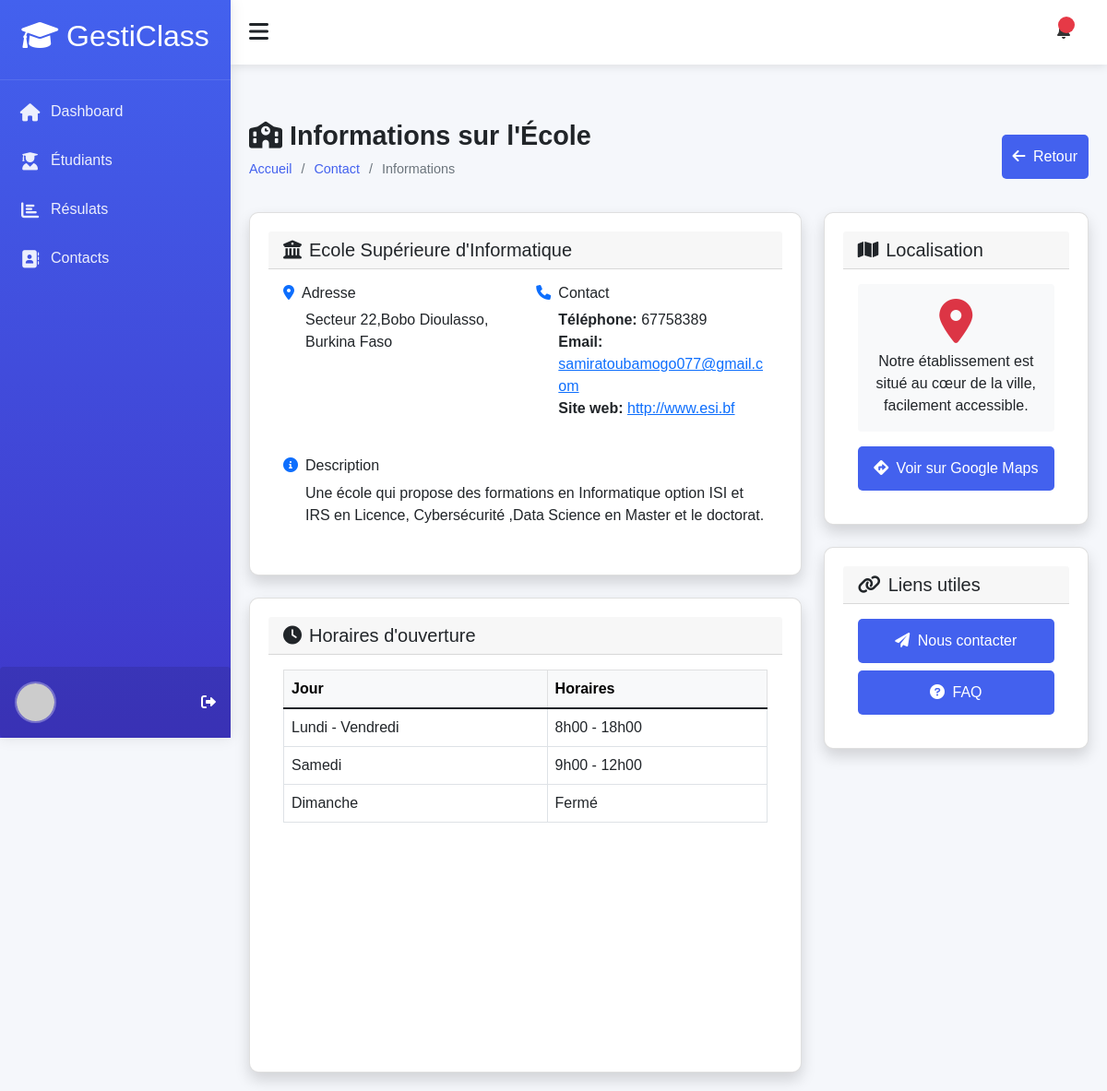
The page /accounts/school-info/ on the database its author committed.
### accounts/models.py (models this page shows, shortened)
class SchoolInfo(models.Model):
    name = models.CharField(max_length=200, verbose_name="Nom de l'école")
    address = models.TextField(verbose_name="Adresse")
    phone = models.CharField(max_length=20, verbose_name="Téléphone")
    email = models.EmailField(verbose_name="Email")
    website = models.URLField(blank=True, verbose_name="Site web")
    description = models.TextField(verbose_name="Description")
    is_active = models.BooleanField(default=True, verbose_name="Active")
    created_at = models.DateTimeField(auto_now_add=True)
    updated_at = models.DateTimeField(auto_now=True)
    class Meta:
        verbose_name = "Information de l'école"
        verbose_name_plural = "Informations de l'école"

### accounts/views.py (the view)
# urls.py: path('school-info/', views.school_info,
def school_info(request):
    school_info = SchoolInfo.objects.filter(is_active=True).first()
    context = {
        'school_info': school_info,
        'title': 'Informations sur l\'école'
    }
    return render(request, 'contact/school_info.html', context)

### accounts/templates/contact/school_info.html (shortened to what this page needs)
{% extends "models/base.html" %}
{% load static %}
{% block content %}
<div class="content">
    <div class="page-title">
        <div>
            <h2><i class="fas fa-school me-2"></i>Informations sur l'École</h2>
            <ul class="breadcrumb">
                <li><a href="{% url 'dashboard:dashboard' %}">Accueil</a></li>
                <li><a href="{% url 'accounts:contact' %}">Contact</a></li>
                <li>Informations</li>
            </ul>
        </div>
        <div class="btn-group">
            <a href="{% url 'accounts:contact' %}" class="btn btn-secondary">
                <i class="fas fa-arrow-left me-1"></i> Retour
            </a>
        </div>
    </div>
    <div class="row">
        <div class="col-md-8">
            {% if school_info %}
            <div class="card shadow mb-4">
                <div class="card-header ">
                    <h5 class="m-0"><i class="fas fa-university me-2"></i>{{ school_info.name }}</h5>
                </div>
                <div class="card-body">
                    <div class="row mb-4">
                        <div class="col-md-6">
                            <h6><i class="fas fa-map-marker-alt me-2 text-primary"></i>Adresse</h6>
                            <p class="ms-4">{{ school_info.address|linebreaksbr }}</p>
                        </div>
                        <div class="col-md-6">
                            <h6><i class="fas fa-phone me-2 text-primary"></i>Contact</h6>
                            <p class="ms-4">
                                <strong>Téléphone:</strong> {{ school_info.phone }}<br>
                                <strong>Email:</strong> <a href="mailto:{{ school_info.email }}">{{ school_info.email }}</a>
                                {% if school_info.website %}
                                <br>
                                <strong>Site web:</strong> <a href="{{ school_info.website }}" target="_blank">{{ school_info.website }}</a>
                                {% endif %}
                            </p>
                        </div>
                    </div>
                    <h6><i class="fas fa-info-circle me-2 text-primary"></i>Description</h6>
                    <div class="ms-4">
                        {{ school_info.description|linebreaks }}
                    </div>
                </div>
            </div>
            <div class="card shadow">
                <div class="card-header ">
                    <h5 class="m-0"><i class="fas fa-clock me-2"></i>Horaires d'ouverture</h5>
                </div>
                <div class="card-body">
                    <div class="table-responsive">
                        <table class="table table-bordered">
                            <thead class="table-light ">
                                <tr>
                                    <th>Jour</th>
                                    <th>Horaires</th>
                                </tr>
                            </thead>
                            <tbody>
                                <tr>
                                    <td>Lundi - Vendredi</td>
                                    <td>8h00 - 18h00</td>
                                </tr>
                                <tr>
                                    <td>Samedi</td>
                                    <td>9h00 - 12h00</td>
                                </tr>
                                <tr>
                                    <td>Dimanche</td>
                                    <td>Fermé</td>
                                </tr>
                            </tbody>
                        </table>
                    </div>
                </div>
            </div>
            {% endif %}
        </div>
        <div class="col-md-4">
            <div class="card shadow mb-4">
                <div class="card-header ">
                    <h5 class="m-0"><i class="fas fa-map me-2"></i>Localisation</h5>
                </div>
                <div class="card-body text-center">
                    <div class="bg-light rounded p-3 mb-3">
                        <i class="fas fa-map-marker-alt fa-3x text-danger mb-2"></i>
                        <p class="mb-0">Notre établissement est situé au cœur de la ville, facilement accessible.</p>
                    </div>
                    {% if school_info and school_info.address %}
                    <a href="https://www.google.com/maps/search/{{ school_info.address|urlencode }}"
                       target="_blank" class="btn btn-outline-primary w-100">
                        <i class="fas fa-directions me-1"></i> Voir sur Google Maps
                    </a>
                    {% endif %}
                </div>
            </div>
            <div class="card shadow">
                <div class="card-header ">
                    <h5 class="m-0"><i class="fas fa-link me-2"></i>Liens utiles</h5>
                </div>
                <div class="card-body">
                    <div class="d-grid gap-2">
                        <a href="{% url 'accounts:contact' %}" class="btn btn-outline-primary">
                            <i class="fas fa-paper-plane me-1"></i> Nous contacter
                        </a>
                        <a href="{% url 'accounts:faq_list' %}" class="btn btn-outline-info">
                            <i class="fas fa-question-circle me-1"></i> FAQ
                        </a>
                    </div>
                </div>
            </div>
        </div>
    </div>
</div>
{% endblock %}

### templates/models/base.html (style rules this page uses)
:root { --primary: #4361ee; --secondary: #3f37c9; --success: #4cc9f0; --info: #4895ef; --warning: #f72585; --danger: #e63946; --light: #f8f9fa; --dark: #212529; --sidebar-width: 250px; --header-height: 70px; --transition: all 0.3s ease; }
* { margin: 0; padding: 0; box-sizing: border-box; font-family: 'Poppins', sans-serif; }
body { background-color: #f5f7fb; color: #333; overflow-x: hidden; }
.content { padding: 20px; }
.page-title { margin-bottom: 20px; display: flex; justify-content: space-between; align-items: center; }
.page-title h2 { font-size: 1.8rem; color: var(--dark); font-weight: 600; }
.breadcrumb { display: flex; list-style: none; }
.breadcrumb li { margin-right: 10px; font-size: 0.9rem; color: #6c757d; }
.breadcrumb li:after { content: '/'; margin-left: 10px; }
.breadcrumb li:last-child:after { content: ''; }
.breadcrumb li a { color: var(--primary); text-decoration: none; }
.card { background-color: white; border-radius: 10px; box-shadow: 0 4px 10px rgba(0, 0, 0, 0.05); padding: 20px; transition: var(--transition); }
.table-responsive { min-height: 400px; }
.btn { display: block; padding: 12px; background-color: var(--primary); color: white; border: none; border-radius: 5px; cursor: pointer; font-size: 1rem; transition: var(--transition); }

### rows shown on the page
SchoolInfo: name "Ecole Supérieure d'Informatique", address "Secteur 22,Bobo Dioulasso, Burkina Faso", phone "67758389", email "samiratoubamogo077@gmail.com", website "http://www.esi.bf", description "Une école qui propose des formations en Informatique option ISI et IRS en Licence, Cybersécurité ,Data Science en Master et le doctorat."
